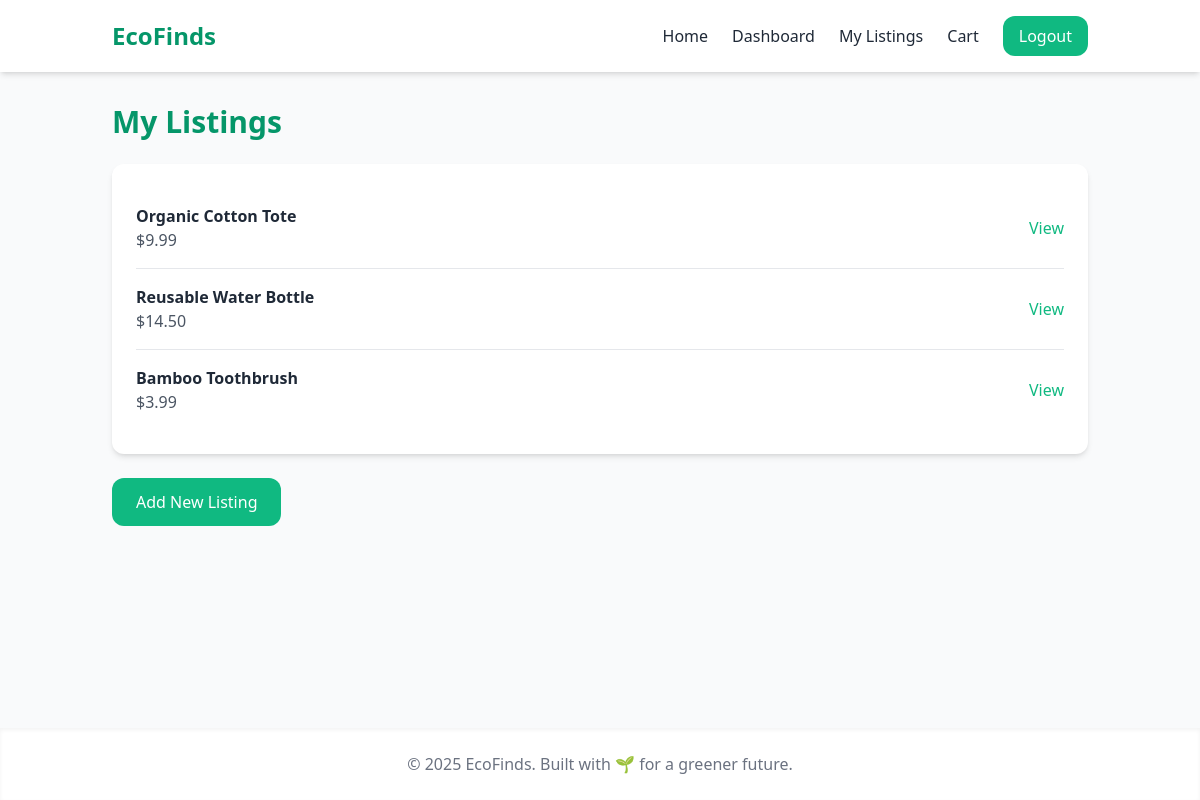
/my-listings (signed in), run on the app's committed database.
### ecofinds-backend/app.py (models this page shows)
class Product(db.Model):
    id = db.Column(db.Integer, primary_key=True)
    name = db.Column(db.String(120), nullable=False)
    description = db.Column(db.Text, default="")
    price = db.Column(db.Float, nullable=False, default=0.0)
    category = db.Column(db.String(50), default="Other")
    created_at = db.Column(db.DateTime, default=datetime.utcnow)
    seller_id = db.Column(db.Integer, db.ForeignKey("user.id"), nullable=False)

### ecofinds-backend/app.py (the view)
@app.route("/my-listings")
@login_required
def my_listings():
    listings = Product.query.filter_by(seller_id=current_user.id).order_by(Product.created_at.desc()).all()
    return render_template("my_listings.html", listings=listings)

### ecofinds-backend/app.py (called while the page is built)
@login_manager.user_loader
def load_user(user_id):
    return db.session.get(User, int(user_id))

### ecofinds-frontend/templates/my_listings.html (shortened to what this page needs)
{% extends 'base.html' %}
{% block content %}
  <h2 class="text-3xl font-bold text-emerald-600 mb-6">My Listings</h2>
  <div class="bg-white shadow-md rounded-xl p-6">
    {% if listings %}
      <ul class="divide-y divide-gray-200">
        {% for listing in listings %}
          <li class="py-4 flex justify-between items-center">
            <div>
              <h3 class="font-semibold">{{ listing.name }}</h3>
              <p class="text-gray-600">${{ '%.2f'|format(listing.price) }}</p>
            </div>
            <a href="{{ url_for('product_detail', product_id=listing.id) }}" class="text-emerald-500 hover:underline">View</a>
          </li>
        {% endfor %}
      </ul>
    {% else %}
      <p class="text-gray-600">You haven't listed any products yet.</p>
    {% endif %}
  </div>
  <a href="{{ url_for('product_form') }}" class="mt-6 inline-block bg-emerald-500 text-white px-6 py-3 rounded-xl hover:bg-emerald-600">Add New Listing</a>
{% endblock %}

### data on the page
Product: name "Organic Cotton Tote", price "9.99"
Product: name "Reusable Water Bottle", price "14.50"
Product: name "Bamboo Toothbrush", price "3.99"
